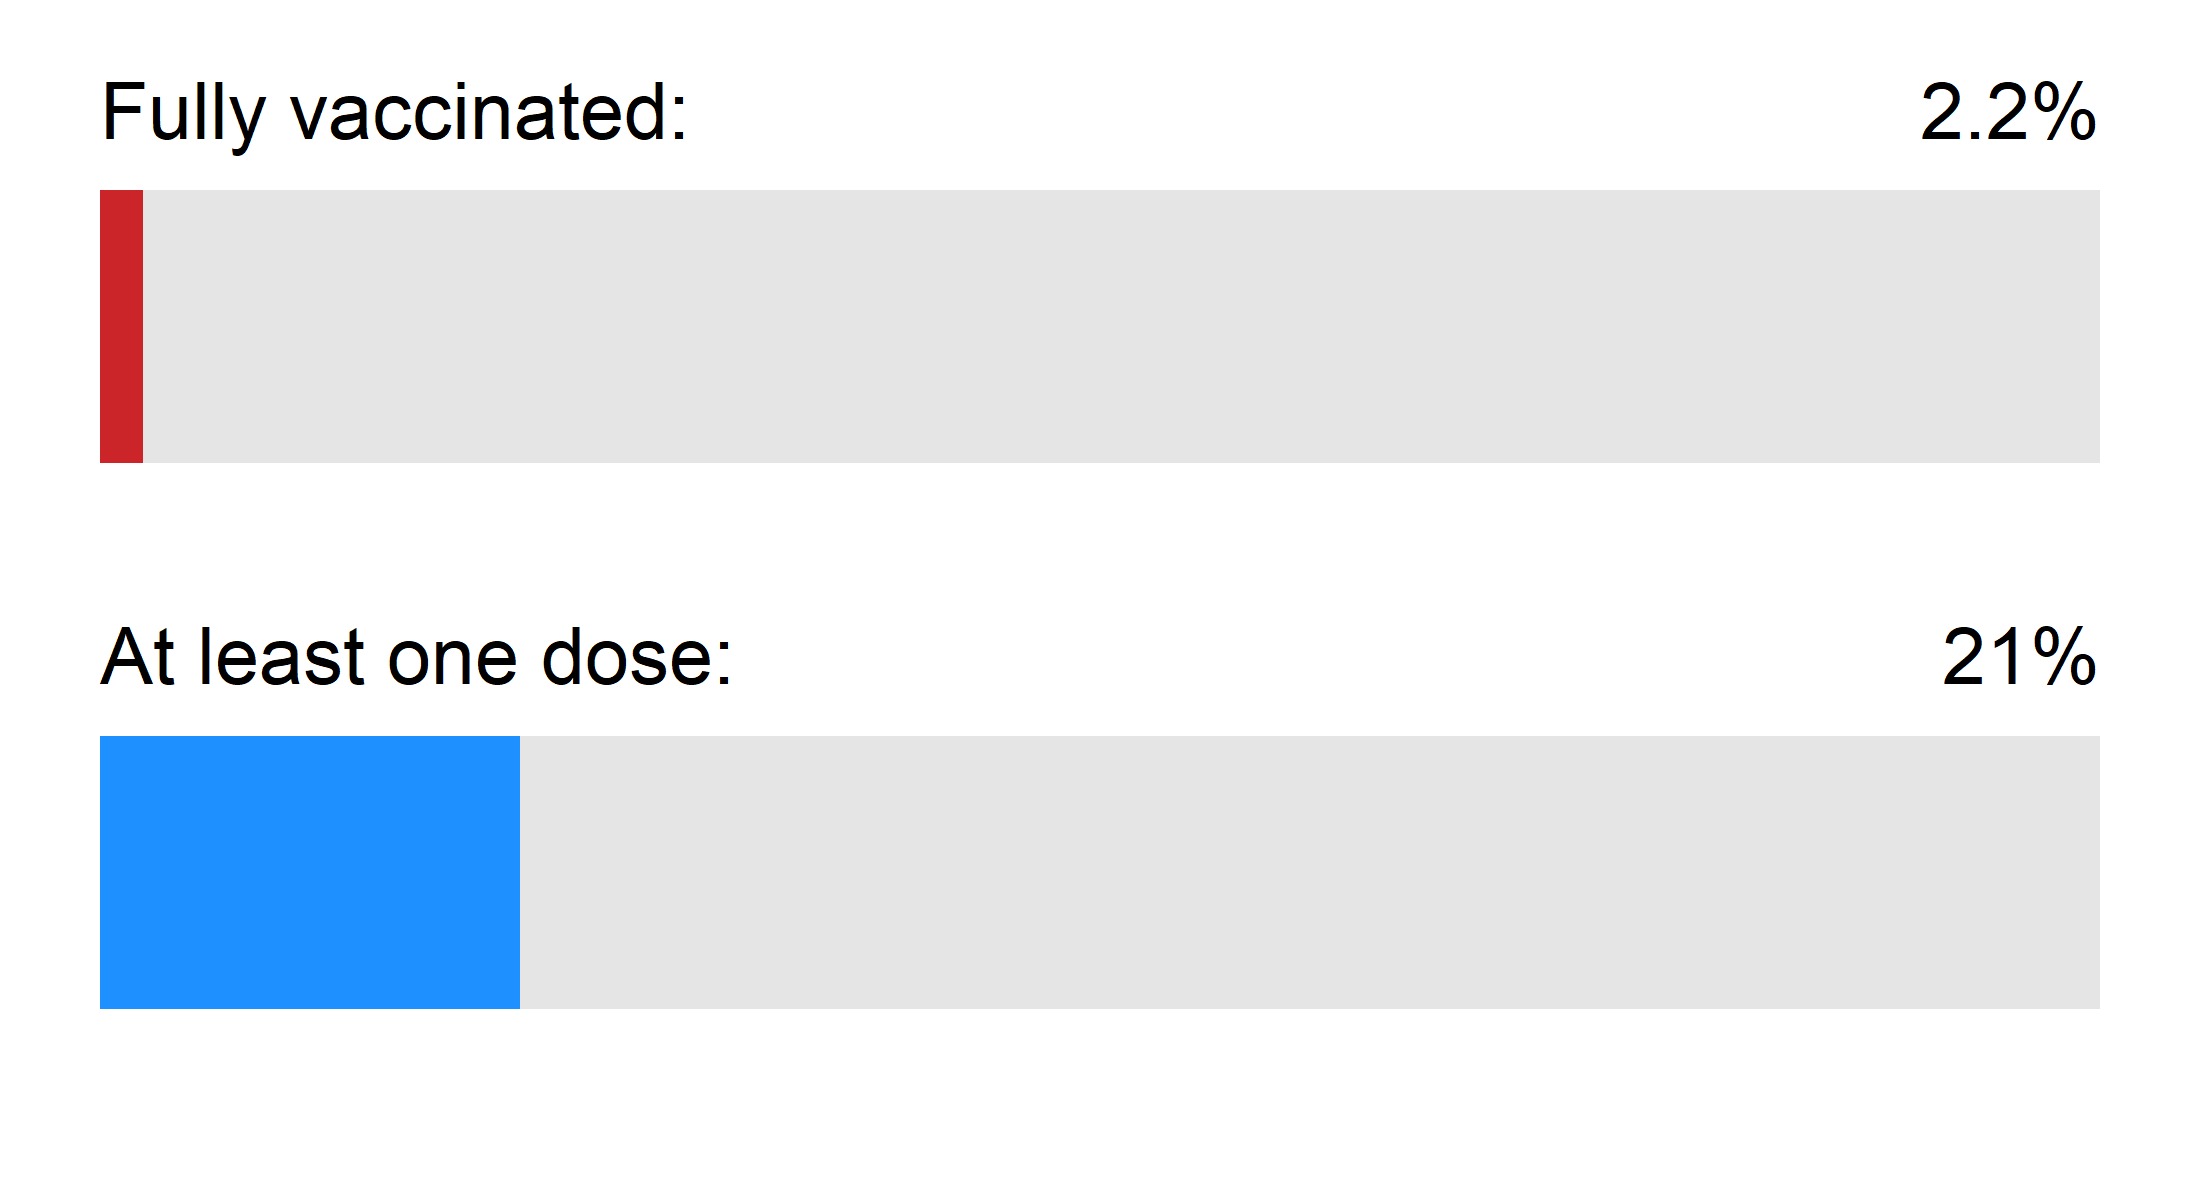

Write the R code that produced this figure.
# Install Packages and Load
packages<-c("rtweet","curl","ggplot2","jsonlite")
check.packages <- function(pkg){
  new.pkg <- pkg[!(pkg %in% installed.packages()[, "Package"])]
  if (length(new.pkg)) 
    install.packages(new.pkg)
  sapply(pkg, require, character.only = TRUE)
}
check.packages(packages)

# Set time
accessed_date<-format(as.POSIXlt(Sys.time(), "EST5EDT" ),"%b %d")
accessed_date<-gsub(" 0"," ",accessed_date)
accessed_time<-format(as.POSIXlt(Sys.time(), "EST5EDT" ),"%H:%M")
accessed<-paste0(accessed_date," at ",accessed_time," ET")

# Progress Bar
latest_data<-as.data.frame(fromJSON('https://api.covid19tracker.ca/summary'))
df<-data.frame(
  type=c("first","second"),
  value=c((as.numeric(latest_data$data.total_vaccinations)-
             as.numeric(latest_data$data.total_vaccinated))/38328048, # latest real-time estimate from https://www150.statcan.gc.ca/n1/pub/71-607-x/71-607-x2018005-eng.htm
          as.numeric(latest_data$data.total_vaccinated)/38328048)
)
ggplot(df,aes(type,value,fill=type))+
  geom_col(aes(y=1),fill='gray90',width=0.5)+
  geom_col(width=0.5)+
  annotate('text',x=1.4,y=0,size=5,label=paste("At least one dose:  "),hjust=0)+
  annotate('text',x=2.4,y=0,size=5,label=paste("Fully vaccinated (% of Total Pop.):  "),hjust=0)+
  annotate('text',x=1.4,y=1,size=5,label=paste0(round(100*df[1,2],1),"%"),hjust=1)+
  annotate('text',x=2.4,y=1,size=5,label=paste0(round(100*df[2,2],1),"%"),hjust=1)+
  coord_flip()+
  theme_void()+
  theme(panel.grid.major.y = element_blank(),
        panel.background = element_rect(fill = "white",
                                        colour = "white"),
        axis.text.y = element_blank(),
        axis.text.x = element_blank(),
        legend.position = 'none')+
  scale_fill_manual(values=c('dodgerblue','#CC2529'),'gray')+
  scale_y_continuous(limit=c(0,1))+
  labs(x="",y="")
ggsave('Plots/progress.png',width=5.5,height=3,dpi=400)

# Tweet the Graph
vaccineplots_token <- rtweet::create_token(
  app = "vaccineplots",
  consumer_key =    Sys.getenv("TWITTER_CONSUMER_API_KEY"),
  consumer_secret = Sys.getenv("TWITTER_CONSUMER_API_SECRET"),
  access_token =    Sys.getenv("TWITTER_ACCESS_TOKEN"),
  access_secret =   Sys.getenv("TWITTER_ACCESS_TOKEN_SECRET"),
)
post_tweet(paste("Canada's COVID vaccination progress as of",accessed),
           media="Plots/progress.png",
           token=vaccineplots_token)
